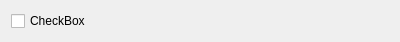
<?xml version="1.0" encoding="UTF-8"?>
<ui version="4.0">
 <class>Form</class>
 <widget class="QWidget" name="Form">
  <property name="geometry">
   <rect>
    <x>0</x>
    <y>0</y>
    <width>400</width>
    <height>40</height>
   </rect>
  </property>
  <property name="sizePolicy">
   <sizepolicy hsizetype="Preferred" vsizetype="Minimum">
    <horstretch>0</horstretch>
    <verstretch>0</verstretch>
   </sizepolicy>
  </property>
  <property name="windowTitle">
   <string>Form</string>
  </property>
  <layout class="QVBoxLayout" name="verticalLayout">
   <item>
    <widget class="QCheckBox" name="check_box">
     <property name="sizePolicy">
      <sizepolicy hsizetype="Minimum" vsizetype="Minimum">
       <horstretch>0</horstretch>
       <verstretch>0</verstretch>
      </sizepolicy>
     </property>
     <property name="text">
      <string>CheckBox</string>
     </property>
    </widget>
   </item>
  </layout>
 </widget>
 <resources/>
 <connections/>
</ui>
